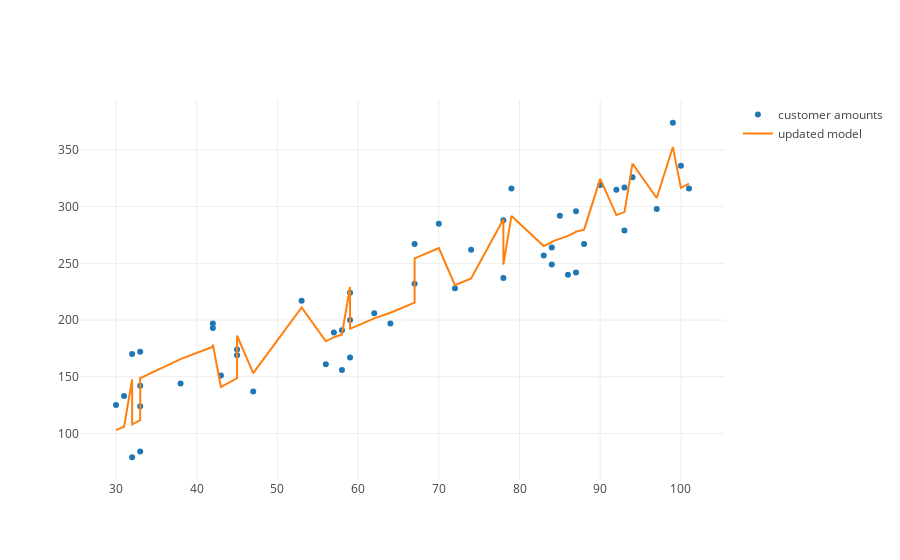

The notebook cell saved with this chart:
### Markdown cell above
Now as you can see, by introducing the `random_ages`, our score did increase.  And by quite a bit - it went from `.905` to `.966`.  And if we look at our graph, things indeed look good.

### Code cell
from graph import plot, trace_values, build_layout
updated_predictions = updated_model.predict(updated_independent_vars)
trace_1 = dict(x = temps, y =  customers_with_errors, mode = 'markers', name = 'customer amounts') 
input_temps = list(map(lambda temp: [temp], temps))
updated_model_trace = trace_values(temps, updated_predictions, mode = 'lines', name = 'updated model')
plot([trace_1, updated_model_trace])

### Figure 1 — Plotly figure (JSON) as saved in the notebook; plotly's stock layout.template omitted (floating-point values rounded to 4 significant figures)
{"data": [{"mode": "markers", "name": "customer amounts", "type": "scatter", "uid": "8bb401cc-4dd5-4c2f-bddf-f56294c53196", "x": [30, 31, 32, 32, 33, 33, 33, 33, 38, 42, 42, 43, 45, 45, 47, 53, 56, 57, 58, 58, 59, 59, 59, 62, 64, 67, 67, 70, 72, 74, 78, 78, 79, 83, 84, 84, 85, 86, 87, 87, 88, 90, 92, 93, 93, 94, 97, 99, 100, 101], "y": [125, 133, 170, 79, 84, 124, 142, 172, 144, 193, 197, 151, 169, 174, 137, 217, 161, 189, 156, 191, 200, 167, 224, 206, 197, 232, 267, 285, 228, 262, 237, 288, 316, 257, 264, 249, 292, 240, 296, 242, 267, 319, 315, 279, 317, 326, 298, 374, 336, 316]}, {"mode": "lines", "name": "updated model", "text": [], "type": "scatter", "uid": "10a28a1e-f251-4426-b8e6-2691ab90ad90", "x": [30, 31, 32, 32, 33, 33, 33, 33, 38, 42, 42, 43, 45, 45, 47, 53, 56, 57, 58, 58, 59, 59, 59, 62, 64, 67, 67, 70, 72, 74, 78, 78, 79, 83, 84, 84, 85, 86, 87, 87, 88, 90, 92, 93, 93, 94, 97, 99, 100, 101], "y": [102.9, 105.9, 147.6, 107.9, 111.7, 149.9, 150.0, 148.8, 165.6, 176.5, 178.5, 141.0, 148.7, 186.3, 153.1, 211.1, 181.3, 184.9, 187.3, 187.7, 229.1, 191.4, 192.2, 201.5, 206.4, 215.3, 254.4, 263.4, 230.8, 236.6, 288.8, 248.8, 291.9, 265.3, 268.4, 269.2, 271.7, 274.3, 277.8, 278.0, 279.7, 324.5, 292.6, 295.1, 295.0, 338.0, 307.7, 352.6, 316.6, 320.3]}], "layout": {"autosize": true, "xaxis": {"autorange": true, "range": [25.59, 105.4], "type": "linear"}, "yaxis": {"autorange": true, "range": [57.39, 395.6], "type": "linear"}}}
